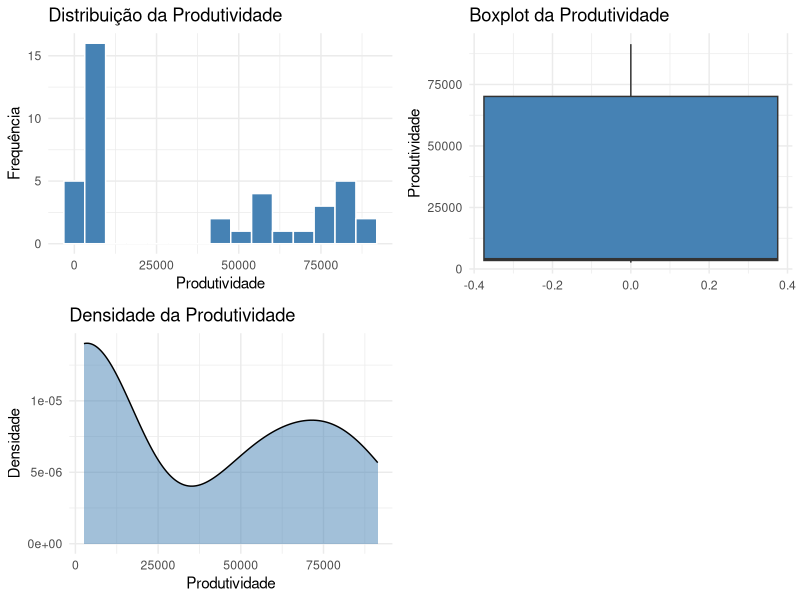
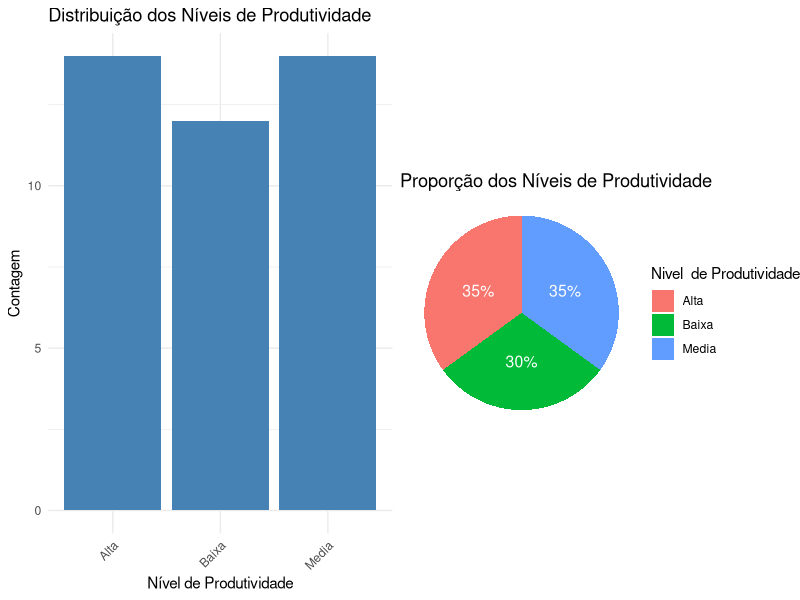

The R script that drew these images, in order:
#NicolasAntonioSilvaAraujo_RM566307_fase2_cap7

#Análise Exploratória de Dados do Agronegócio
# Dados sobre produção agrícola por estado e cultura

#OBS: Área = hectare e Produtividade = quilograma por hectare

# 1. Carregando os pacotes necessários
library(readr)
library(dplyr)
library(ggplot2)
library(gridExtra)

# 2. Carregar os dados
dados <- read_delim("Dados(1).csv", delim = ";", locale = locale(decimal_mark = ","))

# Limpar dados - remover linhas vazias
dados <- dados %>% filter(!is.na(UF))

# 3. Análise da variável quantitativa: Produtividade

# Medidas de Tendência Central
media_prod <- mean(dados$Produtividade)
mediana_prod <- median(dados$Produtividade)
moda_prod <- as.numeric(names(sort(table(dados$Produtividade), decreasing = TRUE)[1]))

# Medidas de Dispersão
variancia_prod <- var(dados$Produtividade)
desvio_padrao_prod <- sd(dados$Produtividade)
amplitude_prod <- max(dados$Produtividade) - min(dados$Produtividade)
coef_variacao_prod <- (desvio_padrao_prod / media_prod) * 100

# Medidas Separatrizes
quartis_prod <- quantile(dados$Produtividade, probs = c(0.25, 0.5, 0.75))
decis_prod <- quantile(dados$Produtividade, probs = seq(0.1, 0.9, by = 0.1))

# 4. Análise gráfica da variável quantitativa

# hstograma
hist_prod <- ggplot(dados, aes(x = Produtividade)) +
  geom_histogram(bins = 15, fill = "steelblue", color = "white") +
  labs(title = "Distribuição da Produtividade", 
       x = "Produtividade", 
       y = "Frequência") +
  theme_minimal()

# Boxplot
box_prod <- ggplot(dados, aes(y = Produtividade)) +
  geom_boxplot(fill = "steelblue") +
  labs(title = "Boxplot da Produtividade", 
       y = "Produtividade") +
  theme_minimal()

# Gráfico de densidade
dens_prod <- ggplot(dados, aes(x = Produtividade)) +
  geom_density(fill = "steelblue", alpha = 0.5) +
  labs(title = "Densidade da Produtividade", 
       x = "Produtividade", 
       y = "Densidade") +
  theme_minimal()

# Exibir gráficos
grid.arrange(hist_prod, box_prod, dens_prod, ncol = 2)

# 5. Análise da variável qualitativa: Nível de Produtividade

# Gráfico de barras
bar_nivel <- ggplot(dados, aes(x = `Nivel  de Produtividade`)) +
  geom_bar(fill = "steelblue") +
  labs(title = "Distribuição dos Níveis de Produtividade", 
       x = "Nível de Produtividade", 
       y = "Contagem") +
  theme_minimal() +
  theme(axis.text.x = element_text(angle = 45, hjust = 1))

# Gráfico de pizza
pie_data <- dados %>% 
  count(`Nivel  de Produtividade`) %>% 
  mutate(porcentagem = n / sum(n) * 100,
         posicao = cumsum(porcentagem) - porcentagem / 2)

pie_nivel <- ggplot(pie_data, aes(x = "", y = porcentagem, fill = `Nivel  de Produtividade`)) +
  geom_bar(stat = "identity", width = 1) +
  coord_polar("y", start = 0) +
  geom_text(aes(y = posicao, label = paste0(round(porcentagem), "%")), 
            color = "white", size = 4) +
  labs(title = "Proporção dos Níveis de Produtividade") +
  theme_void() +
  theme(legend.position = "right")

# Exibir gráficos
grid.arrange(bar_nivel, pie_nivel, ncol = 2)

# 6. Exibir medidas resumo
cat("=== ANÁLISE DA PRODUTIVIDADE ===\n")
cat("Medidas de Tendência Central:\n")
cat("Média:", media_prod, "\n")
cat("Mediana:", mediana_prod, "\n")
cat("Moda:", moda_prod, "\n\n")

cat("Medidas de Dispersão:\n")
cat("Variância:", variancia_prod, "\n")
cat("Desvio Padrão:", desvio_padrao_prod, "\n")
cat("Amplitude:", amplitude_prod, "\n")
cat("Coeficiente de Variação:", coef_variacao_prod, "%\n\n")

cat("Medidas Separatrizes:\n")
cat("Quartis (Q1, Q2, Q3):\n")
print(quartis_prod)
cat("\nDecis:\n")
print(decis_prod)
